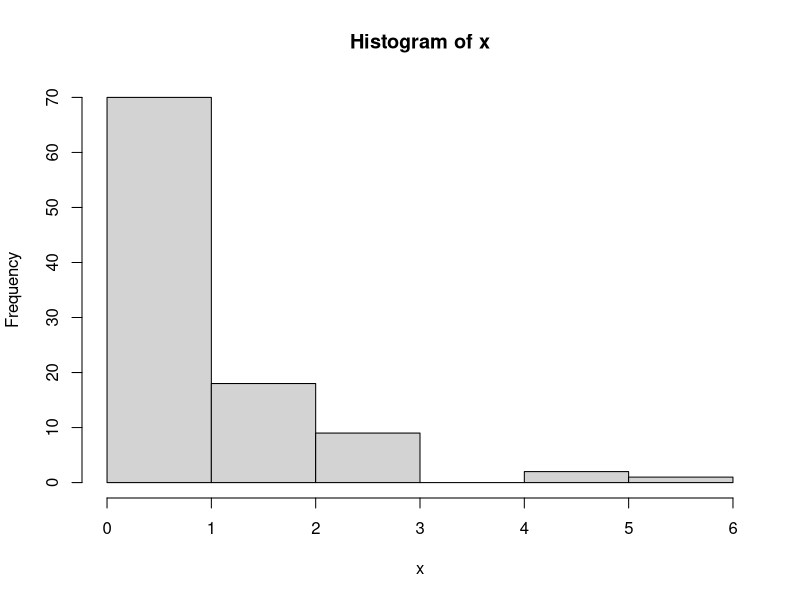

This chart was generated by the following R code: (Note: this script raises an error after producing the figure.)
#Homework 3 #14
#Weibull distribution

#random sample from Weibull density function w/ \alpha = 1, \beta = 2
# => "shape parameter" a = 1, "scale parameter" b = 1

x <- rweibull(100, shape = 1, scale = 1) #100 random variates

hist(x)
mean(x) #value given is 0.7108096
median(x) #value given is 0.4284179
var(x) #value given is 0.7138365

#library(MASS)
library(stats4)

fit <- fitdistr(x,"weibull")

#function for mle to use
negLL <- function(alpha, beta) {
  -sum(dweibull(x, a, b, log = TRUE))
}
#fit <- mle(negLL, start = list(0.1,0.1), nobs = 100)

#MLE of Weibull

#Likelihood function of weibull from ?rweibull
L <- function(a,b) {
  prod((a/b)*(x/b)^(a -1)*exp(-(x/b)^a))
}

#Negative Log-Likelihood of weibull
neg_LL <- function(a,b) -log(L(a,b))

#Compute MLE of negative Log-Likelihood
fit <- mle(neg_LL, start = list(a = 1.5, b = 1.5)) # a = 0.9105222, b = 0.6779325

#plot of the likelihood as functions of alpha and beta
require(grDevices)
at <- bt <- seq(1,3,len=100)
#create z matrix for contour plot
z <- mat.or.vec(100,100)
# fill out z matrix, rows: at, col: bt
count_i <- count_j <- 0
for (i in at) {
  count_i <- count_i + 1
  for (j in bt) {
    count_j <- count_j + 1
    z[count_i,count_j] <- L(i,j)
  }
}
